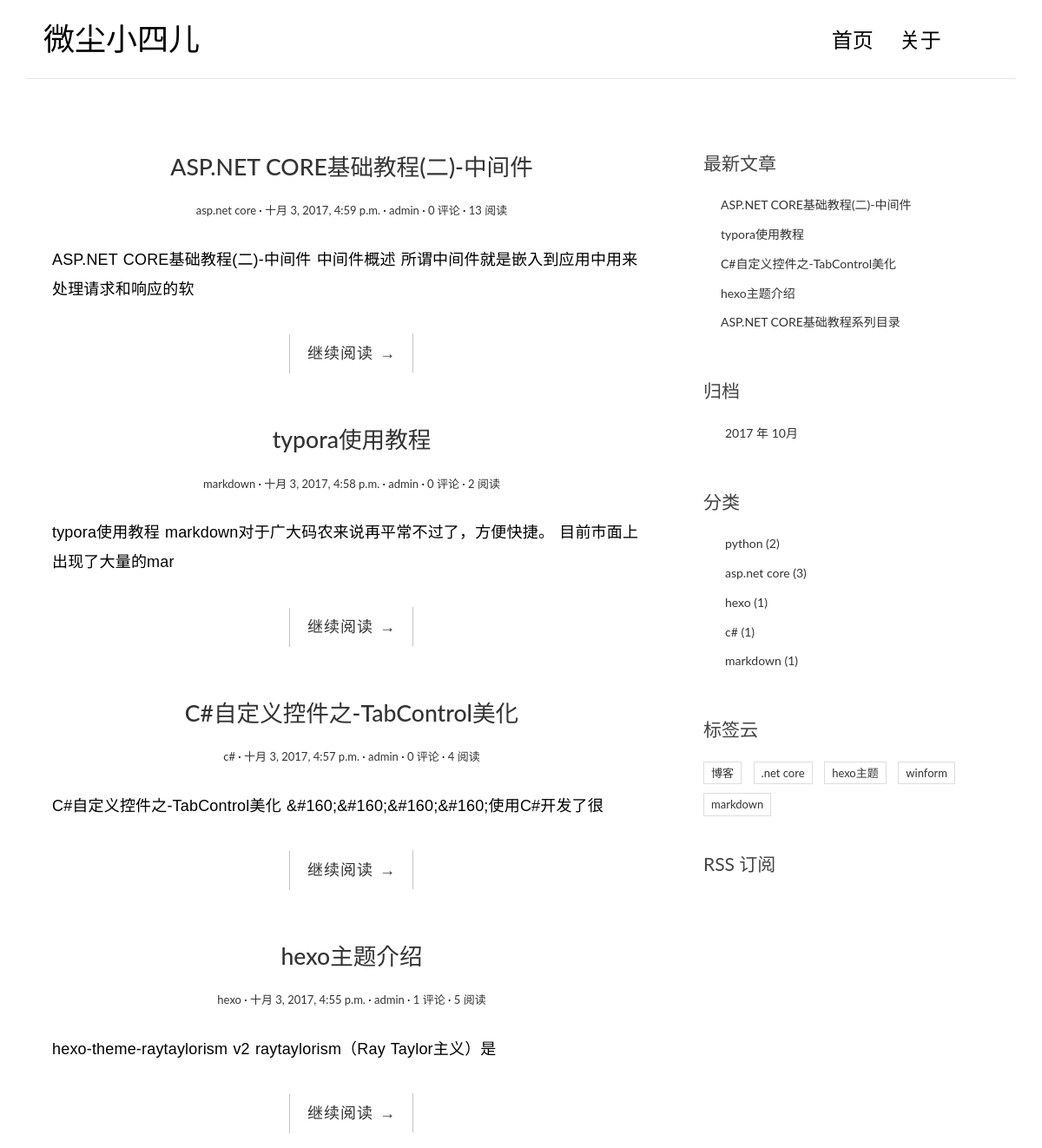
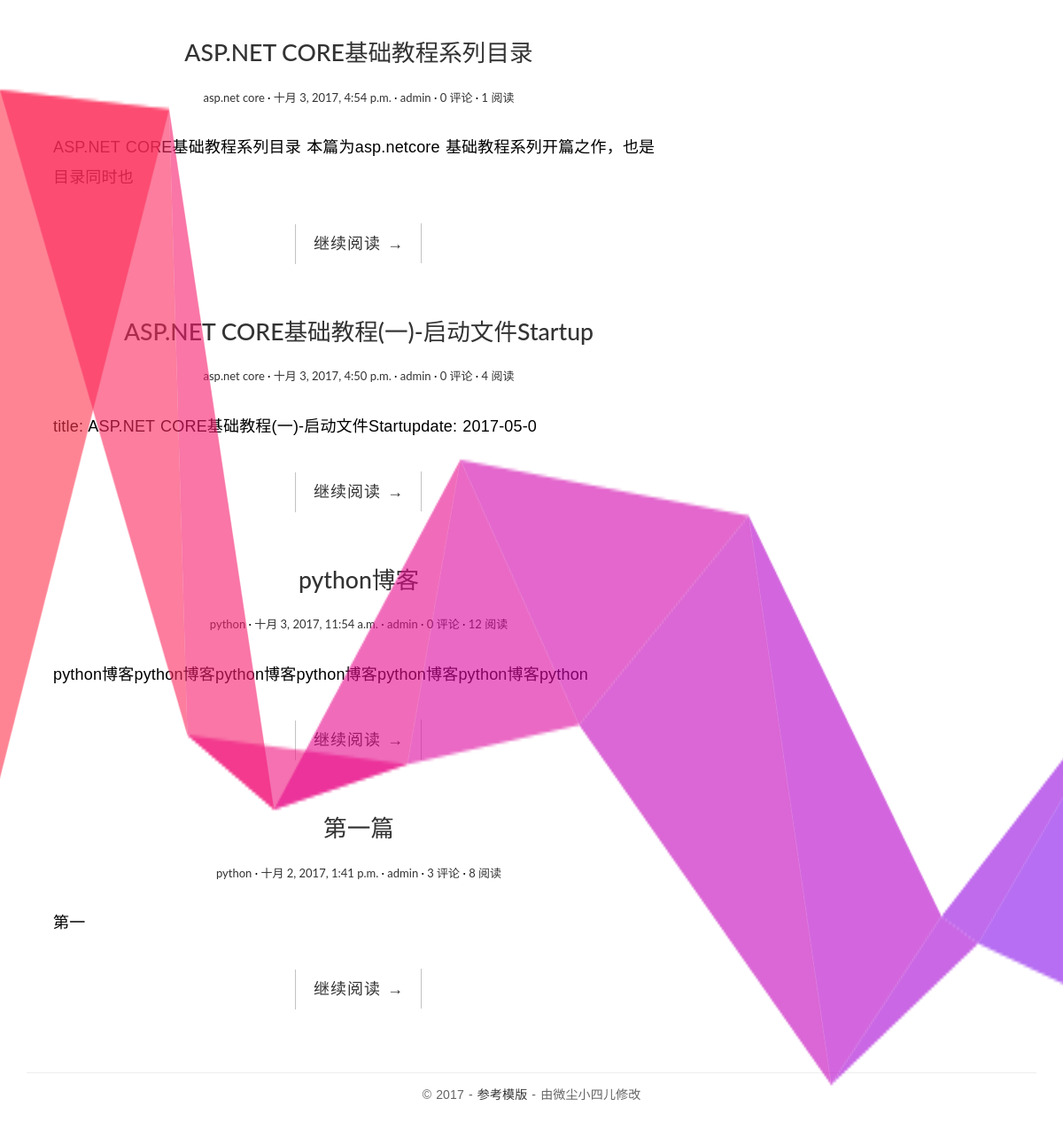
The page / on the database its author committed (2 pictures, top to bottom).
### blog/models.py (models this page shows, shortened)
class Post(models.Model):
    title=models.CharField(max_length=200,verbose_name="标题")
    content=models.TextField(verbose_name="文章正文")
    create_time=models.DateTimeField(verbose_name="创建时间")
    modified_time = models.DateTimeField(verbose_name="编辑时间")
    excerpt=models.CharField(max_length=200,blank=True,verbose_name="摘要")
    category=models.ForeignKey(Category,verbose_name="分类")
    tags=models.ManyToManyField(Tag,blank=True,verbose_name="标签")
    author=models.ForeignKey(User,verbose_name="作者")
    views=models.PositiveIntegerField(default=1, verbose_name="阅读量")
    def get_absolute_url(self):
        return reverse('blog:detail', kwargs={'pk': self.pk})
    class Meta:
        verbose_name="文章"
        verbose_name_plural=verbose_name
        ordering=['-create_time']

class Category(models.Model):
    name=models.CharField(max_length=50,verbose_name="分类")
    def __str__(self):
        return self.name
    class Meta:
        verbose_name="分类"
        verbose_name_plural=verbose_name

class Tag(models.Model):
    name=models.CharField(max_length=50,verbose_name="标签")
    class Meta:
        verbose_name="标签"
        verbose_name_plural=verbose_name

### blog/views.py (the view)
# urls.py: url(r'^$', views.IndexView.as_view(),name="index"),
class IndexView(ListView):
    model = Post
    template_name = 'index.html'
    context_object_name = 'post_list'
    paginate_by = 10

### blog/templatetags/blog_tags.py (called while the page is built)
@register.simple_tag
def get_recent_posts(num=5):
    return Post.objects.all().order_by("-create_time")[:num]

@register.simple_tag
def archives():
    return Post.objects.dates('create_time','month',order='DESC')

@register.simple_tag
def categories():
    return Category.objects.annotate(num_posts=Count('post')).filter(num_posts__gt=0)

@register.simple_tag
def tags():
    return Tag.objects.annotate(num_posts=Count('post')).filter(num_posts__gt=0)

### templates/index.html (shortened to what this page needs)
{% extends 'base.html' %}
{% block main %}
     {% for post in post_list %}
                <article class="post post-{{ post.pk }}">
                    <header class="entry-header">
                        <h1 class="entry-title">
                            <a href="{{ post.get_absolute_url }}">{{ post.title }}</a>
                        </h1>
                        <div class="entry-meta">
                            <span class="post-category"><a href="#">{{ post.category }}</a></span>
                            <span class="post-date"><a href="#"><time class="entry-date"
                                                                      datetime="{{ post.create_time }}">{{ post.create_time }}</time></a></span>
                            <span class="post-author"><a href="#">{{ post.author }}</a></span>
                            <span class="comments-link"><a href="#">{{ post.comment_set.all.count }} 评论</a></span>
                            <span class="views-count"><a href="#">{{ post.views }} 阅读</a></span>
                        </div>
                    </header>
                    <div class="entry-content clearfix">
                        <p>{{ post.excerpt }}</p>
                        <div class="read-more cl-effect-14">
                            <a href="{{ post.get_absolute_url }}" class="more-link">继续阅读 <span class="meta-nav">→</span></a>
                        </div>
                    </div>
                </article>
                {% empty %}
                <div class="no-post">暂时还没有发布的文章！</div>
                {% endfor %}
{% endblock main %}

### templates/base.html (shortened to what this page needs)
{% load blog_tags%}
<!DOCTYPE html>
<html>
<head>
    <link rel="stylesheet" href="/static/css/bootstrap.min.css">
    <link rel="stylesheet" href="http://code.ionicframework.com/ionicons/2.0.1/css/ionicons.min.css">
    <link rel="stylesheet" href="/static/css/pace.css">
    <link rel="stylesheet" href="/static/css/custom.css">
</head>
<body>
<div class="container">
    <header id="site-header">
        <div class="row">
            <div class="col-md-4 col-sm-5 col-xs-8">
                <div class="logo">
                    <h1><a href="{% url 'blog:index' %}">微尘小四儿</a></h1>
                </div>
            </div>
            <div class="col-md-8 col-sm-7 col-xs-4">
                <nav class="main-nav" role="navigation">
                    <div class="collapse navbar-collapse" id="bs-example-navbar-collapse-1">
                        <ul class="nav navbar-nav navbar-right">
                            <li class="cl-effect-11"><a href="{% url 'blog:index' %}" data-hover="首页">首页</a></li>
                            <li class="cl-effect-11"><a href="{% url 'about' %}" data-hover="关于">关于</a></li>
                        </ul>
                    </div>
                </nav>
            </div>
        </div>
    </header>
</div>
<div class="content-body">
    <div class="container">
        <div class="row">
            <main class="col-md-8">
               {% block main %}
               {% endblock main %}
            </main>
            <aside class="col-md-4">
                <div class="widget widget-recent-posts">
                    <h3 class="widget-title">最新文章</h3>
                    {% get_recent_posts as recent_posts %}
                    <ul>
                        {% for post in recent_posts %}
                        <li>
                            <a href="{{ post.get_absolute_url }}">{{ post.title }}</a>
                        </li>
                            {% empty %}
                            暂无最新文章
                        {% endfor %}
                    </ul>
                </div>
                <div class="widget widget-archives">
                    <h3 class="widget-title">归档</h3>
                    {% archives as date_list %}
                    <ul>
                        {% for date in date_list %}
                        <li>
                            <a href="{% url 'blog:archives' date.year date.month  %}">{{ date.year }} 年 {{ date.month }}月</a>
                        </li>
                        {% empty %}
                            暂无数据
                        {% endfor %}
                    </ul>
                </div>
                <div class="widget widget-category">
                    <h3 class="widget-title">分类</h3>
                    {% categories as category_list %}
                    <ul>
                        {% for category in category_list %}
                         <li>
                            <a href="{% url 'blog:category' category.pk  %}">{{ category.name }} <span class="post-count">({{ category.num_posts }})</span></a>
                        </li>
                        {% empty %}
                            暂无数据
                        {% endfor %}
                    </ul>
                </div>
                <div class="widget widget-tag-cloud">
                    <h3 class="widget-title">标签云</h3>
                    {% tags as tags_list %}
                    <ul>
                        {% for tag in tags_list %}
                         <li>
                            <a href="{% url 'blog:tag' tag.pk %}">{{ tag.name }}</a>
                        </li>
                        {% empty %}
                            暂无数据
                        {% endfor %}
                    </ul>
                </div>
                <div class="rss">
                    <a href="{% url 'blog:rss' %}"> RSS 订阅</a>
                </div>
            </aside>
        </div>
    </div>
</div>
<footer id="site-footer">
    <div class="container">
        <div class="row">
            <div class="col-md-12">
                <p class="copyright">&copy 2017 - <a href="http://zmrenwu.com/"
                                                        target="_blank" title="追梦人物的博客">参考模版</a>
                    - 由微尘小四儿修改
                </p>
            </div>
        </div>
    </div>
</footer>
</body>
</html>

### static/css/custom.css (style rules this page uses)
* { outline: none; }
h1, h2, h3, h4, h5, h6 { margin-top: 0; }
a { color: #333; }
body { color: #444; font-family: 'Lato', sans-serif; }
p { font-family: 'Ubuntu', sans-serif; font-weight: 400; word-spacing: 1px; letter-spacing: 0.01em; }
#site-header { background-color: #FFF; padding: 25px 20px; margin-bottom: 40px; border-bottom: 1px solid #e7e7e7; }
.logo h1 a { color: #000; }
.logo h1 { margin: 0; font-family: 'Lato', sans-serif; font-weight: 300; }
.main-nav { margin-top: 11px; max-width: 95%; }
.main-nav a { color: #000000 !important; padding: 0 0 5px 0 !important; margin-right: 30px; font-family: 'Lato', sans-serif; font-weight: 300; font-size: 24px; }
.cl-effect-11 a { padding: 10px 0; color: #0972b4; text-shadow: none; }
.cl-effect-11 a::before { position: absolute; top: 0; left: 0; overflow: hidden; padding: 0 0 5px 0 !important; max-width: 0; border-bottom: 1px solid #000; color: #000; content: attr(data-hover); white-space: nowrap; -webkit-transition: max-width 0.5s; -moz-transition: max-width 0.5s; transition: max-width 0.5s; }
.content-body { padding-bottom: 4em; }
.post { background: #fff; padding: 30px 30px 0; }
.entry-title { text-align: center; font-size: 1.9em; margin-bottom: 20px; line-height: 1.6; padding: 10px 20px 0; }
.entry-meta { text-align: center; color: #DDDDDD; font-size: 13px; margin-bottom: 30px; }
.entry-content { font-size: 18px; line-height: 1.9; font-weight: 300; color: #000; }
.post-category::after, .post-date::after, .post-author::after, .comments-link::after { content: ' ·'; color: #000; }
.read-more { font-family: 'Ubuntu', sans-serif; font-weight: 400; word-spacing: 1px; letter-spacing: 0.01em; text-align: center; margin-top: 20px; }
.cl-effect-14 a { padding: 0 20px; height: 45px; line-height: 45px; position: relative; display: inline-block; margin: 15px 25px; letter-spacing: 1px; font-weight: 400; text-shadow: 0 0 1px rgba(255, 255, 255, 0.3); }
.cl-effect-14 a::before, .cl-effect-14 a::after { position: absolute; width: 45px; height: 1px; background: #C3C3C3; content: ''; -webkit-transition: all 0.3s; -moz-transition: all 0.3s; transition: all 0.3s; pointer-events: none; }
.cl-effect-14 a::before { top: 0; left: 0; -webkit-transform: rotate(90deg); -moz-transform: rotate(90deg); transform: rotate(90deg); -webkit-transform-origin: 0 0; -moz-transform-origin: 0 0; transform-origin: 0 0; }
.cl-effect-14 a::after { right: 0; bottom: 0; -webkit-transform: rotate(90deg); -moz-transform: rotate(90deg); transform: rotate(90deg); -webkit-transform-origin: 100% 0; -moz-transform-origin: 100% 0; transform-origin: 100% 0; }
.widget { background: #fff; padding: 30px 0 0; }
.widget-title { font-size: 1.5em; margin-bottom: 20px; line-height: 1.6; padding: 10px 0 0; font-weight: 400; }
.widget-recent-posts ul { padding: 0; margin: 0; padding-left: 20px; }
.widget-recent-posts ul li { list-style-type: none; position: relative; line-height: 170%; margin-bottom: 10px; }
.widget-recent-posts ul li::before { content: '\f3d3'; font-family: "Ionicons"; position: absolute; left: -17px; top: 3px; font-size: 16px; color: #000; }
.widget-archives ul { padding: 0; margin: 0; padding-left: 25px; }
.widget-archives ul li { list-style-type: none; position: relative; line-height: 170%; margin-bottom: 10px; }
.widget-archives ul li::before { content: '\f3f3'; font-family: "Ionicons"; position: absolute; left: -25px; top: 1px; font-size: 16px; color: #000; }
.widget-category ul { padding: 0; margin: 0; padding-left: 25px; }
.widget-category ul li { list-style-type: none; position: relative; line-height: 170%; margin-bottom: 10px; }
.widget-category ul li::before { content: '\f3fe'; font-family: "Ionicons"; position: absolute; left: -25px; top: 1px; font-size: 18px; color: #000; }
.widget-tag-cloud ul { padding: 0; margin: 0; margin-right: -10px; }
.widget-tag-cloud ul li { list-style-type: none; font-size: 13px; display: inline-block; margin-right: 10px; margin-bottom: 10px; padding: 3px 8px; border: 1px solid #ddd; }
.rss { font-size: 21px; margin-top: 30px; }
.rss a { color: #444; }
#site-footer { padding-top: 10px; padding: 0 0 1.5em 0; }
.copyright { text-align: center; padding-top: 1em; margin: 0; border-top: 1px solid #eee; color: #666; }

### rows shown on the page
Post: title "ASP.NET CORE基础教程(二)-中间件", category "asp.net core", create_time "十月 3, 2017, 4:59 p.m.", author "admin", comment_set.all.count "0", views "13", excerpt "ASP.NET CORE基础教程(二)-中间件 中间件概述 所谓中间件就是嵌入到应用中用来处理请求和响应的软"
Post: title "typora使用教程", category "markdown", create_time "十月 3, 2017, 4:58 p.m.", author "admin", comment_set.all.count "0", views "2", excerpt "typora使用教程 markdown对于广大码农来说再平常不过了，方便快捷。 目前市面上出现了大量的mar"
Post: title "C#自定义控件之-TabControl美化", category "c#", create_time "十月 3, 2017, 4:57 p.m.", author "admin", comment_set.all.count "0", views "4", excerpt "C#自定义控件之-TabControl美化 &#160;&#160;&#160;&#160;使用C#开发了很"
Post: title "hexo主题介绍", category "hexo", create_time "十月 3, 2017, 4:55 p.m.", author "admin", comment_set.all.count "1", views "5", excerpt "hexo-theme-raytaylorism v2 raytaylorism（Ray Taylor主义）是"
Post: title "ASP.NET CORE基础教程系列目录", category "asp.net core", create_time "十月 3, 2017, 4:54 p.m.", author "admin", comment_set.all.count "0", views "1", excerpt "ASP.NET CORE基础教程系列目录 本篇为asp.netcore 基础教程系列开篇之作，也是目录同时也"
Post: title "ASP.NET CORE基础教程(一)-启动文件Startup", category "asp.net core", create_time "十月 3, 2017, 4:50 p.m.", author "admin", comment_set.all.count "0", views "4", excerpt "title: ASP.NET CORE基础教程(一)-启动文件Startupdate: 2017-05-0"
Post: title "python博客", category "python", create_time "十月 3, 2017, 11:54 a.m.", author "admin", comment_set.all.count "0", views "12", excerpt "python博客python博客python博客python博客python博客python博客python"
Post: title "第一篇", category "python", create_time "十月 2, 2017, 1:41 p.m.", author "admin", comment_set.all.count "3", views "8", excerpt "第一"
Category: name "python", num_posts "2"
Category: name "asp.net core", num_posts "3"
Category: name "hexo", num_posts "1"
Category: name "c#", num_posts "1"
Category: name "markdown", num_posts "1"
Tag: name "博客"
Tag: name ".net core"
Tag: name "hexo主题"
Tag: name "winform"
Tag: name "markdown"

### other values the page prints
{{ date.year }} "2017"
{{ date.month }} "10"
